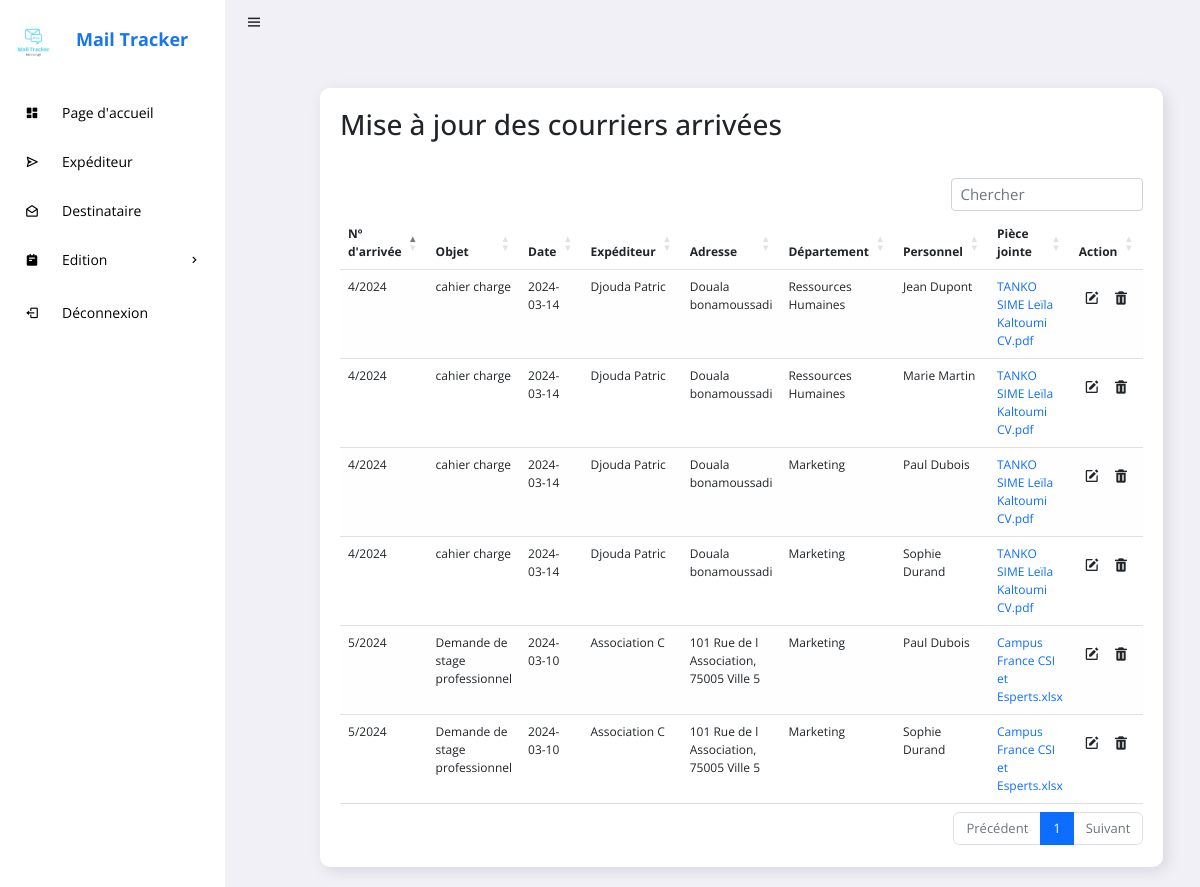
The page /listeCA.php on the database as committed earlier.
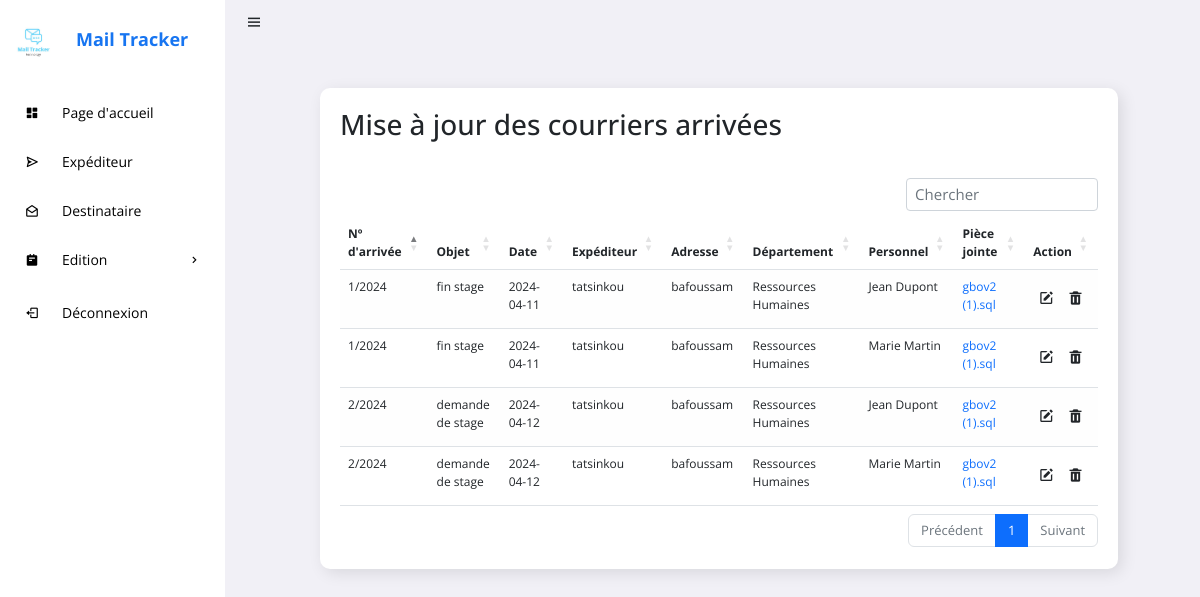
The same page on the database as committed later.
### tables this page shows
CREATE TABLE IF NOT EXISTS `courrier_arrivee` (
  `N_ARRIVEE` int NOT NULL,
  `ANNEE` int DEFAULT NULL,
  `OBJET_ARRIVEE` varchar(255) DEFAULT NULL,
  `DATE_ARRIVEE` date DEFAULT NULL,
  `PIECE_JOINTE_ARRIVEE` varchar(255) DEFAULT NULL,
  `REPONSE` text,
  `ID_EXP` int NOT NULL,
  PRIMARY KEY (`N_ARRIVEE`),
  KEY `fk_expediteur_id_exp` (`ID_EXP`)
);

CREATE TABLE IF NOT EXISTS `expediteur` (
  `ID_EXP` int NOT NULL AUTO_INCREMENT,
  `NOM_EXP` varchar(255) DEFAULT NULL,
  `ADRESSE_EXP` varchar(255) DEFAULT NULL,
  `TEL_EXP` text,
  `FAX_EXP` text,
  PRIMARY KEY (`ID_EXP`)
);

CREATE TABLE IF NOT EXISTS `departement` (
  `ID_DEPARTEMENT` int NOT NULL AUTO_INCREMENT,
  `NOM_DEPARTEMENT` varchar(255) DEFAULT NULL,
  `RESPONSABLE` text,
  PRIMARY KEY (`ID_DEPARTEMENT`)
);

CREATE TABLE IF NOT EXISTS `personnel` (
  `ID_PERSONNEL` int NOT NULL AUTO_INCREMENT,
  `ID_DEPARTEMENT` int DEFAULT NULL,
  `NOM_PERSONNEL` varchar(255) DEFAULT NULL,
  `ADRESSE_PERSONNEL` text,
  `TEL_PERSONNEL` text,
  `NOM_DEPARTEMENT` text,
  PRIMARY KEY (`ID_PERSONNEL`),
  KEY `ID_DEPARTEMENT` (`ID_DEPARTEMENT`)
);

### listeCA.php (the view, shortened to what this page needs)
<?php
    include "connexion/config.php";
?>
<!DOCTYPE html>
<html lang="en">
<head>
	<link rel="stylesheet" href="https://cdn.datatables.net/1.12.1/css/dataTables.bootstrap5.min.css">
    <link rel="stylesheet" href="https://cdn.jsdelivr.net/npm/bootstrap@5.2.0/dist/css/bootstrap.min.css">
    <link rel="stylesheet" href="https://cdnjs.cloudflare.com/ajax/libs/font-awesome/6.1.2/css/all.min.css">
    <link href='https://unpkg.com/boxicons@2.0.9/css/boxicons.min.css' rel='stylesheet'>
	<link rel="stylesheet" href="css/style.css">
</head>
<body>
	<section id="sidebar">
		<a href="#" class="brand"><img src="image/Mail.jpg" width="55" height="55" style="margin-top:20px;"><span>Mail Tracker</span></a>
		<ul class="side-menu">
			<li><a href="pageAcc.php" class="active"><i class='bx bxs-dashboard icon' ></i>Page d'accueil</a></li>
			<li><a href="expediteur.php"><i class='bx bx-send icon' ></i>Expéditeur</a></li>
			<li><a href="destinataire.php"><i class='bx bx-envelope-open icon' ></i>Destinataire</a></li>
			<li>
				<a href="#"><i class='bx bxs-notepad icon' ></i>Edition <i class='bx bx-chevron-right icon-right' ></i></a>
			</li>
			<li><a href="deconn.php"><i class='bx bx-log-out icon' ></i> Déconnexion</a></li>
		</ul>
	</section>
	<section id="content">
		<nav>
			<i class='bx bx-menu toggle-sidebar' ></i>
		</nav>
		<main>
			<div class="data">
				<div class="content-data">
					<div class="details">
						<div class="recentOrders">
							<div class="cardHeader">
								<h3>Mise à jour des courriers arrivées</h3>
							</div>
							</div class="table-responsive">
                                    <table id="example" class="table table-striped">
                                            <thead class="thead-dark">
                                                <tr>
                                                    <th scope="col">N&#186; d'arrivée</th>
                                                    <th scope="col">Objet</th>
                                                    <th scope="col">Date</th>
                                                    <th scope="col">Expéditeur</th>
                                                    <th scope="col">Adresse</th>
                                                    <th scope="col">Département</th>
                                                    <th scope="col">Personnel</th>
                                                    <th scope="col">Pièce jointe</th>
                                                    <th scope="col">Action</th>
                                                </tr>
                                            </thead>
                                            <?php
                                                $sql = "SELECT c.N_ARRIVEE, ANNEE, OBJET_ARRIVEE,
												DATE_ARRIVEE, NOM_EXP, ADRESSE_EXP, d.NOM_DEPARTEMENT,
												NOM_PERSONNEL, PIECE_JOINTE_ARRIVEE, c.ID_EXP
												FROM courrier_arrivee c
												JOIN expediteur e ON  e.ID_EXP = c.ID_EXP
												JOIN affecter a ON    a.N_ARRIVEE = c.N_ARRIVEE
												JOIN departement d ON d.ID_DEPARTEMENT = a.ID_DEPARTEMENT
												JOIN personnel p ON  p.ID_DEPARTEMENT = d.ID_DEPARTEMENT
												ORDER BY DATE_ARRIVEE DESC";
                                                $query = $conn->prepare($sql);
                                                $query->execute();
                                                $row=$query->fetchAll(PDO::FETCH_ASSOC);
                                                foreach($row as $value){
                                                ?>
                                            <tr>
                                                <td><?php echo $value['N_ARRIVEE']."/".$value['ANNEE']?></td>
                                                <td><?php echo $value['OBJET_ARRIVEE']?></td>
                                                <td><?php echo $value['DATE_ARRIVEE']?></td>
                                                <td><?php echo $value['NOM_EXP']?></td>
                                                <td><?php echo $value['ADRESSE_EXP']?></td>
                                                <td><?php echo $value['NOM_DEPARTEMENT']?></td>
                                                <td><?php echo $value['NOM_PERSONNEL']?></td>
                                                <td><a href="pj/CA/<?php echo $value['PIECE_JOINTE_ARRIVEE']?>"><?php echo $value['PIECE_JOINTE_ARRIVEE']?></a></td>
                                                <td>
                                                    <a href="modifierCA.php?modifier=<?php echo $value['N_ARRIVEE'];?>&val=<?php echo $value['ID_EXP'];?>"><button type="button" class="btn"><i class='bx bxs-edit'></i></button></a>
                                                    <a href="listeCA.php?supprimer=<?php echo $value['N_ARRIVEE'];?>&val=<?php echo $value['ID_EXP'];?>"><button type="button" class="btn"><i class='bx bxs-trash'></i></button></a>
                                                </td>
                                            </tr>
                                        <?php }?>
                                        </table>
                                    </div>
                            </div>
						</div>
		</main>
	</section>
</body>
</html>

### css/style.css (style rules this page uses)
* { font-family: 'Open Sans', sans-serif !important; margin: 0; padding: 0; box-sizing: border-box; }
:root { --grey: #F1F0F6; --dark-grey: #8D8D8D; --light: #fff; --dark: #000; --green: #81D43A; --light-green: #E3FFCB; --blue: #1775F1; --light-blue: #D0E4FF; --dark-blue: #0C5FCD; --red: #FC3B56; }
html { overflow-x: hidden; }
body { background: var(--grey); overflow-x: hidden; }
a { text-decoration: none; }
li { list-style: none; }
#sidebar { position: fixed; max-width: 225px; width: 100%; background: var(--light); top: 0; left: 0; height: 100%; overflow-y: auto; scrollbar-width: none; transition: all .3s ease; z-index: 200; }
#sidebar .brand { font-size: 24px; display: flex; align-items: center; height: 64px; font-weight: 700; color: var(--blue); position: sticky; top: 0; left: 0; z-index: 100; background: var(--light); transition: all .3s ease; padding: 0 6px; }
#sidebar .brand span { font-size: 18px; margin-top: 15px; margin-left: 15px; }
#sidebar .icon { min-width: 48px; display: flex; justify-content: center; align-items: center; margin-right: 6px; }
#sidebar .icon-right { margin-left: auto; transition: all .3s ease; }
#sidebar .side-menu { margin: 26px 0; padding: 0 8px; transition: all .3s ease; }
#sidebar .side-menu a { display: flex; align-items: center; font-size: 14px; color: var(--dark); padding: 12px 16px 12px 0; transition: all .3s ease; border-radius: 10px; margin: 4px 0; white-space: nowrap; }
#sidebar a { text-decoration: none; }
#content { position: relative; width: calc(100% - 227px); left: 225px; transition: all .3s ease; }
nav { background: #F1F0F6; height: 44px; padding: 0 20px; display: flex; align-items: center; grid-gap: 28px; position: sticky; top: 0; left: 0; z-index: 100; }
nav .toggle-sidebar { font-size: 18px; cursor: pointer; }
main { width: 96%; padding: 24px 41px 20px 65px; }
main .data { display: flex; grid-gap: 20px; margin-top: 20px; flex-wrap: wrap; }
main .data .content-data { flex-grow: 1; flex-basis: 400px; font-size: 12px; padding: 20px; margin-left: 30px; background: var(--light); border-radius: 10px; box-shadow: 4px 4px 16px rgba(0, 0, 0, .1); }
.details table { width: 100%; border-collapse: collapse; margin-top: 10px; }
table.dataTable.table-striped>tbody>tr.odd>* { box-shadow: inset 0 0 0 9999px rgba(237, 236, 236, 0.05); }
.details .cardHeader { display: flex; justify-content: space-between; align-items: flex-start; height: 70px; }
table tr td .btn { padding: 8px 4px; }

Rows that differ between the two databases and show on the page:
removed courrier_arrivee: N_ARRIVEE "4", ANNEE "2024", OBJET_ARRIVEE "cahier charge", DATE_ARRIVEE "2024-03-14", ID_EXP.NOM_EXP "Djouda Patric", ID_EXP.ADRESSE_EXP "Douala bonamoussadi", departement.NOM_DEPARTEMENT "Ressources Humaines", personnel.NOM_PERSONNEL "Jean Dupont", PIECE_JOINTE_ARRIVEE "TANKO SIME Leïla Kaltoumi CV.pdf", personnel.NOM_PERSONNEL "Marie Martin", departement.NOM_DEPARTEMENT "Marketing", personnel.NOM_PERSONNEL "Paul Dubois", personnel.NOM_PERSONNEL "Sophie Durand"
removed courrier_arrivee: N_ARRIVEE "5", ANNEE "2024", OBJET_ARRIVEE "Demande de stage professionnel", DATE_ARRIVEE "2024-03-10", ID_EXP.NOM_EXP "Association C", ID_EXP.ADRESSE_EXP "101 Rue de l Association, 75005 Ville 5", departement.NOM_DEPARTEMENT "Marketing", personnel.NOM_PERSONNEL "Paul Dubois", PIECE_JOINTE_ARRIVEE "Campus France CSI et Esperts.xlsx", personnel.NOM_PERSONNEL "Sophie Durand"
now on this page (row edited): courrier_arrivee: N_ARRIVEE "2", ANNEE "2024", OBJET_ARRIVEE "demande de stage", DATE_ARRIVEE "2024-04-12", ID_EXP.NOM_EXP "tatsinkou", ID_EXP.ADRESSE_EXP "bafoussam", departement.NOM_DEPARTEMENT "Ressources Humaines", personnel.NOM_PERSONNEL "Jean Dupont", PIECE_JOINTE_ARRIVEE "gbov2 (1).sql", personnel.NOM_PERSONNEL "Marie Martin"
now on this page (row edited): courrier_arrivee: N_ARRIVEE "1", ANNEE "2024", OBJET_ARRIVEE "fin stage", DATE_ARRIVEE "2024-04-11", ID_EXP.NOM_EXP "tatsinkou", ID_EXP.ADRESSE_EXP "bafoussam", departement.NOM_DEPARTEMENT "Ressources Humaines", personnel.NOM_PERSONNEL "Jean Dupont", PIECE_JOINTE_ARRIVEE "gbov2 (1).sql", personnel.NOM_PERSONNEL "Marie Martin"
